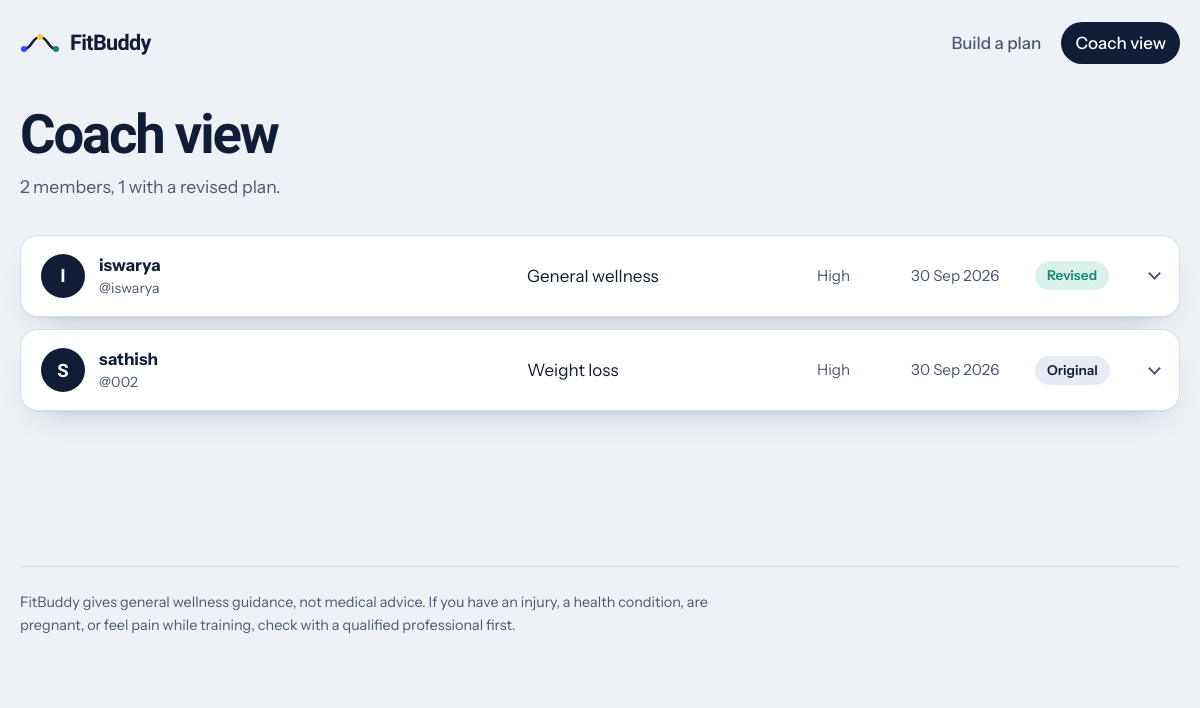
Screenshot of /coach with the database file from the repository.
### app/models.py (models this page shows)
class Member(Base):
    __tablename__ = "members"
    id: Mapped[int] = mapped_column(Integer, primary_key=True)
    handle: Mapped[str] = mapped_column(String(40), unique=True, index=True)
    name: Mapped[str] = mapped_column(String(120))
    age: Mapped[int] = mapped_column(Integer)
    weight: Mapped[float] = mapped_column(Float)
    goal: Mapped[str] = mapped_column(String(40))
    intensity: Mapped[str] = mapped_column(String(20))
    created_at: Mapped[datetime] = mapped_column(DateTime, default=_now)
    plan: Mapped["WeekPlan"] = relationship(
        back_populates="member", uselist=False, cascade="all, delete-orphan"
    )

### app/routes.py (the view)
@router.get("/coach", include_in_schema=False)
def coach(request: Request, db: Session = Depends(get_db)):
    members = db.query(Member).order_by(Member.created_at.desc()).all()
    rows = []
    for m in members:
        if m.plan is None:
            continue
        days = json.loads(m.plan.updated_plan or m.plan.original_plan)
        rows.append({"member": m, "plan": m.plan, "days": days, "revised": m.plan.updated_plan is not None})
    return templates.TemplateResponse(
        request,
        "coach.html",
        {"rows": rows, "revised_count": sum(1 for r in rows if r["revised"])},
    )

### templates/coach.html (shortened to what this page needs)
{% extends "base.html" %}
{% block content %}
<section class="plan-head">
  <div>
    <h1>Coach view</h1>
    <p class="summary">
      {% if rows %}{{ rows|length }} member{{ '' if rows|length == 1 else 's' }}, {{ revised_count }} with a revised plan.{% else %}Everyone you coach shows up here.{% endif %}
    </p>
  </div>
</section>
{% if not rows %}
<section class="panel empty">
  <h2>No members yet</h2>
  <p>Build the first plan and it will appear here, ready to review.</p>
  <a class="btn primary" href="/">Build a plan</a>
</section>
{% else %}
<section class="members">
  {% for r in rows %}
  {% set m = r.member %}
  <details class="member">
    <summary>
      <span class="avatar">{{ m.name[:1]|upper }}</span>
      <span class="who"><strong>{{ m.name }}</strong><small>@{{ m.handle }}</small></span>
      <span class="goal">{{ m.goal }}</span>
      <span class="level">{{ m.intensity }}</span>
      <span class="joined">{{ m.created_at|date }}</span>
      <span class="status {{ 'revised' if r.revised else '' }}">{{ 'Revised' if r.revised else 'Original' }}</span>
    </summary>
  </details>
  {% endfor %}
</section>
{% endif %}
{% endblock %}

### templates/base.html (shortened to what this page needs)
<!doctype html>
<html lang="en">
<head>
  <link rel="stylesheet" href="{{ url_for('static', path='css/app.css') }}">
</head>
<body>
  <header class="site-header">
    <a class="brand" href="/" aria-label="FitBuddy home">
      <span>FitBuddy</span>
    </a>
    <nav aria-label="Main">
      <a href="/" {% if request.url.path == '/' %}aria-current="page"{% endif %}>Build a plan</a>
      <a href="/coach" {% if request.url.path.startswith('/coach') %}aria-current="page"{% endif %}>Coach view</a>
    </nav>
  </header>
  <main id="main">
    {% block content %}{% endblock %}
  </main>
  <footer class="site-footer">
    <p>FitBuddy gives general wellness guidance, not medical advice. If you have an injury, a health condition, are pregnant, or feel pain while training, check with a qualified professional first.</p>
  </footer>
</body>
</html>

### static/css/app.css (style rules this page uses)
:root { --paper: #eef2f7; --card: #ffffff; --ink: #111c36; --ink-2: #4b5872; --line: #d6dde9; --blue: #2f45ff; --blue-tint: #e6e9ff; --sun: #ffc73a; --sun-tint: #fff3cf; --mint: #12876e; --mint-tint: #daf2ea; --rest: #c9d1e0; --rest-tint: #e7ebf3; --danger: #b8322b; --display: "Bricolage Grotesque", "Trebuchet MS", system-ui, sans-serif; --body: "Instrument Sans", system-ui, -apple-system, "Segoe UI", sans-serif; --shadow: 0 1px 0 rgba(17, 28, 54, 0.04), 0 14px 34px -20px rgba(17, 28, 54, 0.35); }
*, *::before, *::after { box-sizing: border-box; }
html { -webkit-text-size-adjust: 100%; }
body { margin: 0; background: var(--paper); color: var(--ink); font: 400 1.0625rem/1.55 var(--body); }
h1, h2, h3 { font-family: var(--display); margin: 0; line-height: 1.05; letter-spacing: -0.02em; }
p { margin: 0; }
a { color: var(--blue); text-underline-offset: 3px; }
.site-header, main, .site-footer { width: min(1180px, 100% - 40px); margin-inline: auto; }
.site-header { display: flex; align-items: center; justify-content: space-between; padding: 22px 0; }
.brand { display: inline-flex; align-items: center; gap: 10px; color: var(--ink); text-decoration: none; font: 800 1.35rem/1 var(--display); letter-spacing: -0.03em; }
.site-header nav { display: flex; gap: 6px; }
.site-header nav a { color: var(--ink-2); text-decoration: none; font-weight: 500; padding: 8px 14px; border-radius: 999px; }
.site-header nav a[aria-current="page"] { background: var(--ink); color: #fff; }
main { padding-bottom: 56px; min-height: 60vh; }
.site-footer { padding: 24px 0 44px; border-top: 1px solid var(--line); color: var(--ink-2); font-size: 0.9rem; }
.site-footer p { max-width: 74ch; }
.plan-head { display: flex; justify-content: space-between; align-items: flex-end; gap: 24px; flex-wrap: wrap; padding: 20px 0 8px; }
.plan-head h1 { font-size: clamp(2.2rem, 5vw, 3.4rem); font-weight: 800; letter-spacing: -0.04em; }
.summary { margin-top: 10px; color: var(--ink-2); font-size: 1.1rem; }
.members { display: grid; gap: 12px; margin-top: 26px; }
.member { background: var(--card); border: 1px solid var(--line); border-radius: 18px; box-shadow: var(--shadow); }
.member summary { display: grid; grid-template-columns: 44px minmax(0, 1.5fr) minmax(0, 1fr) 80px 110px 92px 18px; align-items: center; gap: 14px; padding: 16px 20px; cursor: pointer; list-style: none; border-radius: 18px; }
.member summary::after { content: ""; width: 9px; height: 9px; border-right: 2.5px solid var(--ink-2); border-bottom: 2.5px solid var(--ink-2); transform: rotate(45deg); transition: transform 0.2s; justify-self: end; margin-top: -4px; }
.avatar { display: grid; place-items: center; width: 44px; height: 44px; border-radius: 50%; background: var(--ink); color: #fff; font: 800 1.15rem var(--display); }
.who { display: flex; flex-direction: column; min-width: 0; }
.who small { color: var(--ink-2); }
.who strong, .goal { overflow: hidden; text-overflow: ellipsis; white-space: nowrap; }
.level, .joined { color: var(--ink-2); font-size: 0.95rem; }
.status { justify-self: start; padding: 4px 12px; border-radius: 999px; background: var(--rest-tint); font-size: 0.85rem; font-weight: 600; }
.status.revised { background: var(--mint-tint); color: var(--mint); }

### rows the page displays
Member: name "I", name "iswarya", handle "iswarya", goal "General wellness", intensity "High", created_at "30 Sep 2026"
Member: name "S", name "sathish", handle "002", goal "Weight loss", intensity "High", created_at "30 Sep 2026"

### other values shown
{{ rows|length }} "2"
{{ '' if rows|length == 1 else 's' }} "s"
{{ revised_count }} "1"
{{ 'Revised' if r.revised else 'Original' }} "Revised" "Original"
